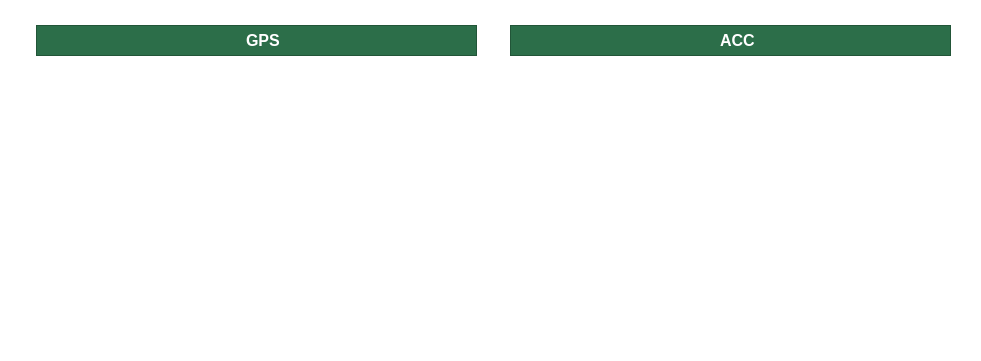
     <widget class="QFrame" name="frame_28">
      <property name="geometry">
       <rect>
        <x>880</x>
        <y>620</y>
        <width>981</width>
        <height>361</height>
       </rect>
      </property>
      <property name="styleSheet">
       <string notr="true">background-color: transparent;</string>
      </property>
      <property name="frameShape">
       <enum>QFrame::StyledPanel</enum>
      </property>
      <property name="frameShadow">
       <enum>QFrame::Raised</enum>
      </property>
      <widget class="QFrame" name="frame_36">
       <property name="geometry">
        <rect>
         <x>510</x>
         <y>25</y>
         <width>441</width>
         <height>31</height>
        </rect>
       </property>
       <property name="baseSize">
        <size>
         <width>0</width>
         <height>0</height>
        </size>
       </property>
       <property name="styleSheet">
        <string notr="true">background-color: rgb(44, 110, 73);</string>
       </property>
       <property name="frameShape">
        <enum>QFrame::StyledPanel</enum>
       </property>
       <property name="frameShadow">
        <enum>QFrame::Raised</enum>
       </property>
       <property name="lineWidth">
        <number>1</number>
       </property>
       <property name="midLineWidth">
        <number>0</number>
       </property>
       <widget class="QLabel" name="label_26">
        <property name="geometry">
         <rect>
          <x>210</x>
          <y>5</y>
          <width>71</width>
          <height>21</height>
         </rect>
        </property>
        <property name="styleSheet">
         <string notr="true">color: rgb(255, 255, 255);</string>
        </property>
        <property name="text">
         <string>&lt;html&gt;&lt;head/&gt;&lt;body&gt;&lt;p&gt;&lt;span style=&quot; font-size:12pt; font-weight:700;&quot;&gt;ACC&lt;/span&gt;&lt;/p&gt;&lt;/body&gt;&lt;/html&gt;</string>
        </property>
       </widget>
      </widget>
      <widget class="QWidget" name="Gyro" native="true">
       <property name="geometry">
        <rect>
         <x>520</x>
         <y>80</y>
         <width>421</width>
         <height>251</height>
        </rect>
       </property>
      </widget>
      <widget class="QFrame" name="frame_42">
       <property name="geometry">
        <rect>
         <x>36</x>
         <y>25</y>
         <width>441</width>
         <height>31</height>
        </rect>
       </property>
       <property name="baseSize">
        <size>
         <width>0</width>
         <height>0</height>
        </size>
       </property>
       <property name="styleSheet">
        <string notr="true">background-color: rgb(44, 110, 73);</string>
       </property>
       <property name="frameShape">
        <enum>QFrame::StyledPanel</enum>
       </property>
       <property name="frameShadow">
        <enum>QFrame::Raised</enum>
       </property>
       <property name="lineWidth">
        <number>1</number>
       </property>
       <property name="midLineWidth">
        <number>0</number>
       </property>
       <widget class="QLabel" name="label_39">
        <property name="geometry">
         <rect>
          <x>210</x>
          <y>5</y>
          <width>71</width>
          <height>21</height>
         </rect>
        </property>
        <property name="styleSheet">
         <string notr="true">color: rgb(255, 255, 255);</string>
        </property>
        <property name="text">
         <string>&lt;html&gt;&lt;head/&gt;&lt;body&gt;&lt;p&gt;&lt;span style=&quot; font-size:12pt; font-weight:700;&quot;&gt;GPS&lt;/span&gt;&lt;/p&gt;&lt;/body&gt;&lt;/html&gt;</string>
        </property>
       </widget>
      </widget>
      <widget class="QWidget" name="GPS" native="true">
       <property name="geometry">
        <rect>
         <x>40</x>
         <y>80</y>
         <width>441</width>
         <height>251</height>
        </rect>
       </property>
      </widget>
     </widget>
